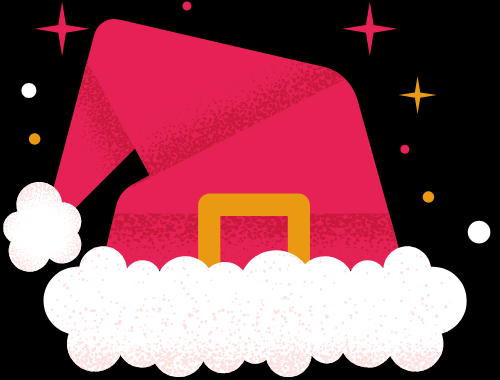
#> input picture gorro_navidad.png, 500 x 380 px
$ python filtro.py
#> lines starting #> are read from the running program, lines starting #| are printed output that depends on the picture
import cv2
import imutils

# Videostreaming o video de entrada
cap = cv2.VideoCapture(0,cv2.CAP_DSHOW)

# Lectura de la imagen a incrustar en el video
#image = cv2.imread('gorro_navidad.png', cv2.IMREAD_UNCHANGED)
#image = cv2.imread('tiara.png', cv2.IMREAD_UNCHANGED)
image = cv2.imread('gorro_navidad.png', cv2.IMREAD_UNCHANGED)
#> image is the input picture: shape (380, 500, 4); mean B, G, R, A 89.4, 78, 139.5, 150.7

# Detector de rostros
faceClassif = cv2.CascadeClassifier(cv2.data.haarcascades + 'haarcascade_frontalface_default.xml')

while True:

	ret, frame = cap.read()
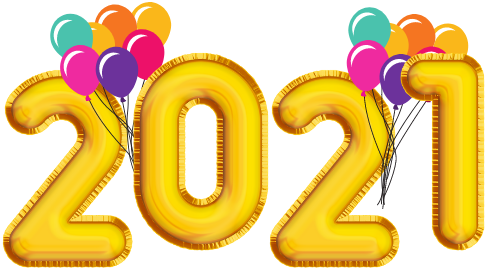
#> input picture 2021.png, 489 x 270 px, given in place of the camera
#> frame is the input picture: shape (270, 489, 3); mean B, G, R 126.8, 202.7, 236.3
	if ret == False: break
	frame = imutils.resize(frame, width=640)
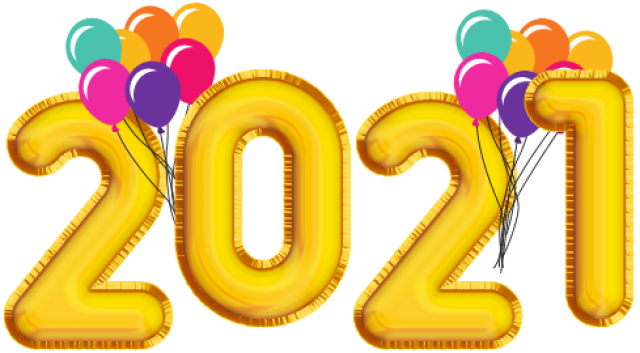
#> frame: shape (353, 640, 3); mean B, G, R 126.8, 202.7, 236.3

	# Detección de los rostros presentes en el fotograma
	faces = faceClassif.detectMultiScale(frame, 1.3, 5)
#> faces = ()

	for (x, y, w, h) in faces:
		#cv2.rectangle(frame, (x, y), (x + w, y + h), (0, 255, 0),2)

		# Redimensionar la imagen de entrada de acuerdo al ancho del
		# rostro detectado
		resized_image = imutils.resize(image, width=w)
		filas_image = resized_image.shape[0]
		col_image = w

		# Determinar una porción del alto de la imagen de entrada
		# redimensionada
		porcion_alto = filas_image // 4

		dif = 0

		# Si existe suficiente espacio sobre el rostro detectado
		# para insertar la imagen de entrada resimensionada
		# se visualizará dicha imagen
		if y + porcion_alto - filas_image >= 0:

			# Tomamos la sección de frame, en donde se va a ubicar
			# el gorro/tiara
			n_frame = frame[y + porcion_alto - filas_image : y + porcion_alto,
				x : x + col_image]
		else:
			# Determinamos la sección de la imagen que excede a la del video
			dif = abs(y + porcion_alto - filas_image)
			# Tomamos la sección de frame, en donde se va a ubicar
			# el gorro/tiara
			n_frame = frame[0 : y + porcion_alto,
				x : x + col_image]

		# Determinamos la máscara que posee la imagen de entrada
		# redimensionada y también la invertimos
		mask = resized_image[:, :, 3]
		mask_inv = cv2.bitwise_not(mask)

		# Creamos una imagen con fondo negro y el gorro/tiara/2021
		# Luego creamos una imagen en donde en el fondo esté frame
		# y en negro el gorro/tiara/2021
		bg_black = cv2.bitwise_and(resized_image, resized_image, mask=mask)
		bg_black = bg_black[dif:, :, 0:3]
		bg_frame = cv2.bitwise_and(n_frame, n_frame, mask=mask_inv[dif:,:])

		# Sumamos las dos imágenes obtenidas
		result = cv2.add(bg_black, bg_frame)
		if y + porcion_alto - filas_image >= 0:
			frame[y + porcion_alto - filas_image : y + porcion_alto, x : x + col_image] = result

		else:
			frame[0 : y + porcion_alto, x : x + col_image] = result
#> this loop made 0 passes

	cv2.imshow('frame',frame)

	k = cv2.waitKey(1) & 0xFF
#> (key Esc is pressed here)
	if k == 27:
		break
cap.release()
cv2.destroyAllWindows()
